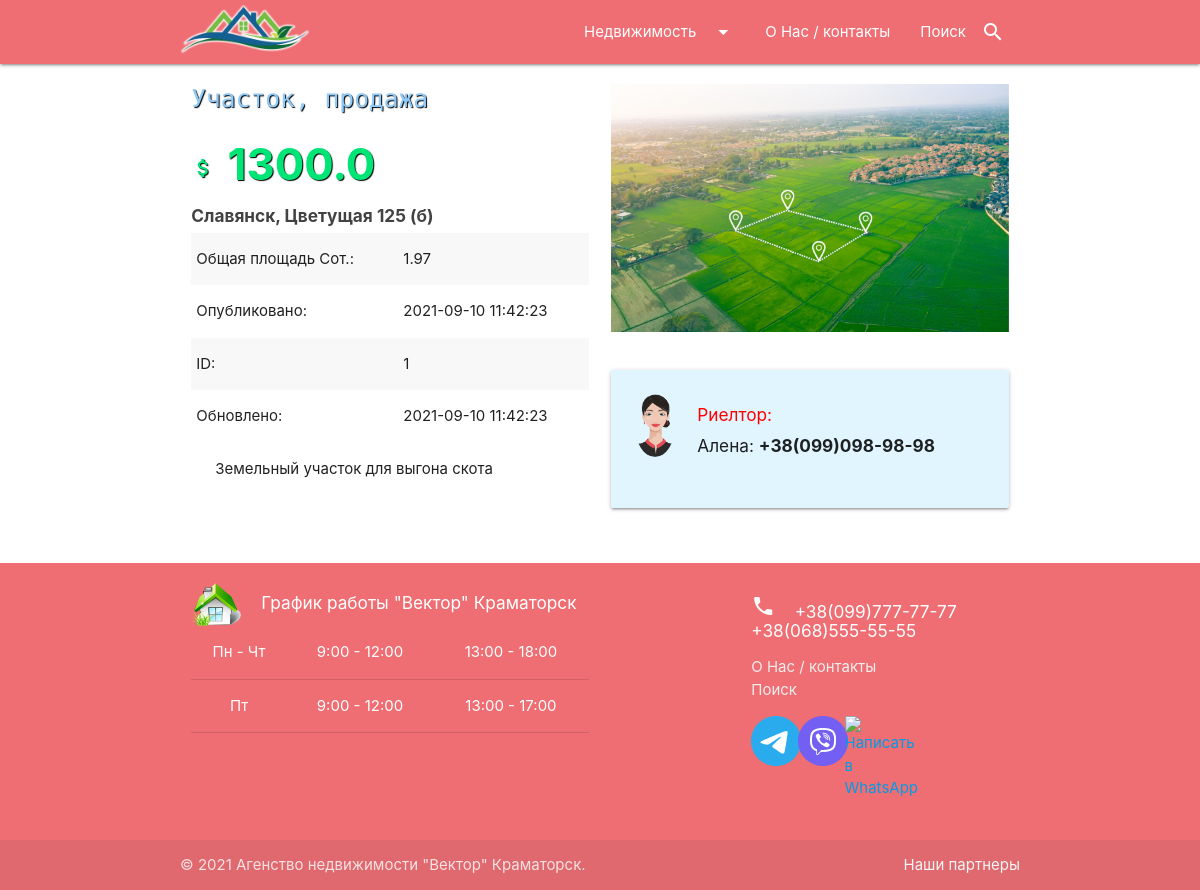
The app's page /landplot/1/ with its own data.
### agency/models.py (models this page shows, shortened)
class LandPlot(models.Model):
    slug_title = 'LandPlot'
    created_at = models.DateTimeField(auto_now_add=True, verbose_name='Создано')
    updated_at = models.DateTimeField(auto_now=True, verbose_name='Обновлено')
    proposal_type = models.CharField(max_length=8, choices=_PROP_CHOICES, default=_SALE, verbose_name='Тип предложения')
    price = models.FloatField(verbose_name='Цена $')
    size = models.FloatField(verbose_name='Размер земельного участка сот.')
    address = models.CharField(max_length=65, verbose_name='Адрес')
    description = models.TextField(blank=True, max_length=400, verbose_name='Описание')
    image = models.ImageField(upload_to="LandPlots/", blank=True, verbose_name='Фото земельного участка')
    realtors = models.ManyToManyField(Realtor, blank=True, verbose_name='Риелтор')
    class Meta:
        verbose_name = 'Земельный участок'
        verbose_name_plural = 'Земельные участки'
        ordering = ['created_at']

### agency/views.py (the view)
# urls.py: path('landplot/<int:pk>/', LandPlotView.as_view(), name='landPlot'),
class LandPlotView(DetailView):
    model = LandPlot

### agency/templates/agency/landplot_detail.html (shortened to what this page needs)
{% extends 'index.html' %}
{% block content %}
<div class="container">
    <div class="row">
        <div class="col s12 m12 l6 xl6">
            <h5 class="itemTitle">
                Участок,
                {% if object.proposal_type == 'sale' %}
                продажа
                {% elif object.proposal_type == 'rental' %}
                аренда
                {% elif object.proposal_type == 'exchange' %}
                обмен
                {% else %}
                unknown
                {% endif %}
            </h5>
            <h3 class="itemPrice">
                <i class="material-icons">attach_money</i>
                <b>{{ object.price }}</b>
            </h3>
            <span class="grey-text text-darken-3"><h6><b>{{ object.address }}</b></h6></span>
            <table class="striped">
                <tbody>
                <tr>
                    <td>Общая площадь Сот.:</td>
                    <td>{{ object.size }}</td>
                </tr>
                <tr>
                    <td>Опубликовано:</td>
                    <td>{{ object.created_at | date:"Y-m-d H:i:s" }}</td>
                </tr>
                <tr>
                    <td>ID:</td>
                    <td>{{ object.pk }}</td>
                </tr>
                <tr>
                    <td>Обновлено:</td>
                    <td>{{ object.updated_at | date:"Y-m-d H:i:s" }}</td>
                </tr>
                </tbody>
            </table>
            <div class="col s12">
                <p>&nbsp;&nbsp;&nbsp;{{ object.description }}</p>
            </div>
        </div>
        <div class="col s12 m12 l6 xl6">
            <div class="row">
                {% if object.image %}
                <div class="col s12">
                    <img class="materialboxed responsive-img representImage" src="{{ object.image.url }}">
                </div>
                {% else %}
                    <br>
                    <br>
                    <br>
                {% endif %}
                {% if object.realtors.all %}
                <div class="col s8 offset-s2" style="margin-top: 20px;">
                    <table>
                        <thead>
                        <tr>
                            <th style="color: red;">Риелтор:</th>
                        </tr>
                        </thead>
                        <tbody>
                            {% for realtor in object.realtors.all %}
                            <tr>
                                <td>{{ realtor.name }}</td>
                                <td><b>{{ realtor.phone }}</b></td>
                            </tr>
                            {% endfor %}
                        </tbody>
                    </table>
                </div>
                {% else %}
                <div class="col s12 m12 l12 xl8 offset-xl2" style="margin-top: 30px;">
                    <div class="card-panel light-blue lighten-5 z-depth-1">
                        <div class="row valign-wrapper">
                            <div class="col s2">
                                <img src="/media/logos/female.png" alt="" class="circle responsive-img">
                            </div>
                            <div class="col s10">
                                <h6 style="color: red;">Риелтор:</h6>
                                <h6>Алена: <b>+38(099)098-98-98</b></h6>
                            </div>
                        </div>
                    </div>
                </div>
                {% endif %}
            </div>
        </div>
    </div>
</div>
{% endblock %}

### rental/static/css/main.css (style rules this page uses)
body { display: flex; min-height: 100vh; flex-direction: column; }
.itemPrice { color: #00e676; text-shadow: 1px 1px 1px black; }
.itemTitle { font-family: 'Rubik Mono One', sans-serif; color: #90caf9; text-shadow: 1px 1px 1px black; margin-top: 21px; }
.representImage { margin-top: 20px; display: block; margin-left: auto; margin-right: auto; }

### records on screen
LandPlot: price "1300.0", address "Славянск, Цветущая 125 (б)", size "1.97", created_at "2021-09-10 11:42:23", pk "1", updated_at "2021-09-10 11:42:23", description "Земельный участок для выгона скота", image (picture)
